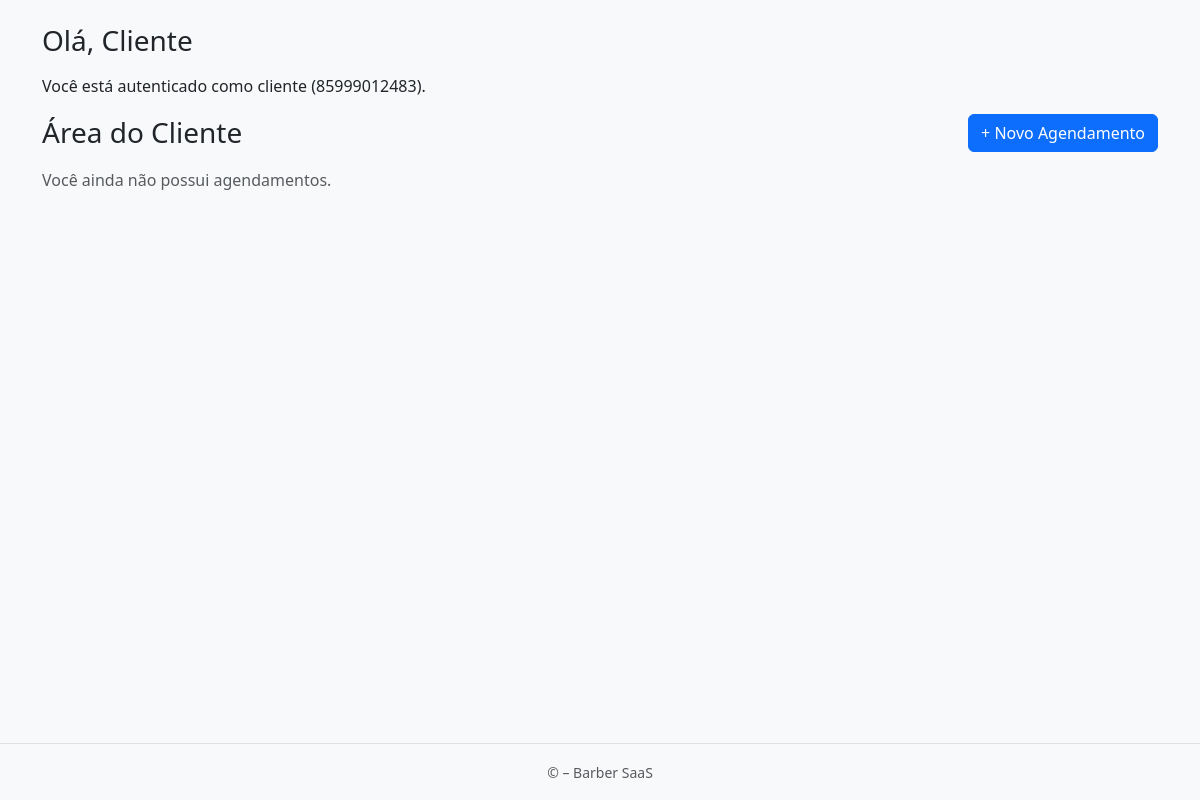
Page /client/dashboard/ (signed in) on the earlier database version.
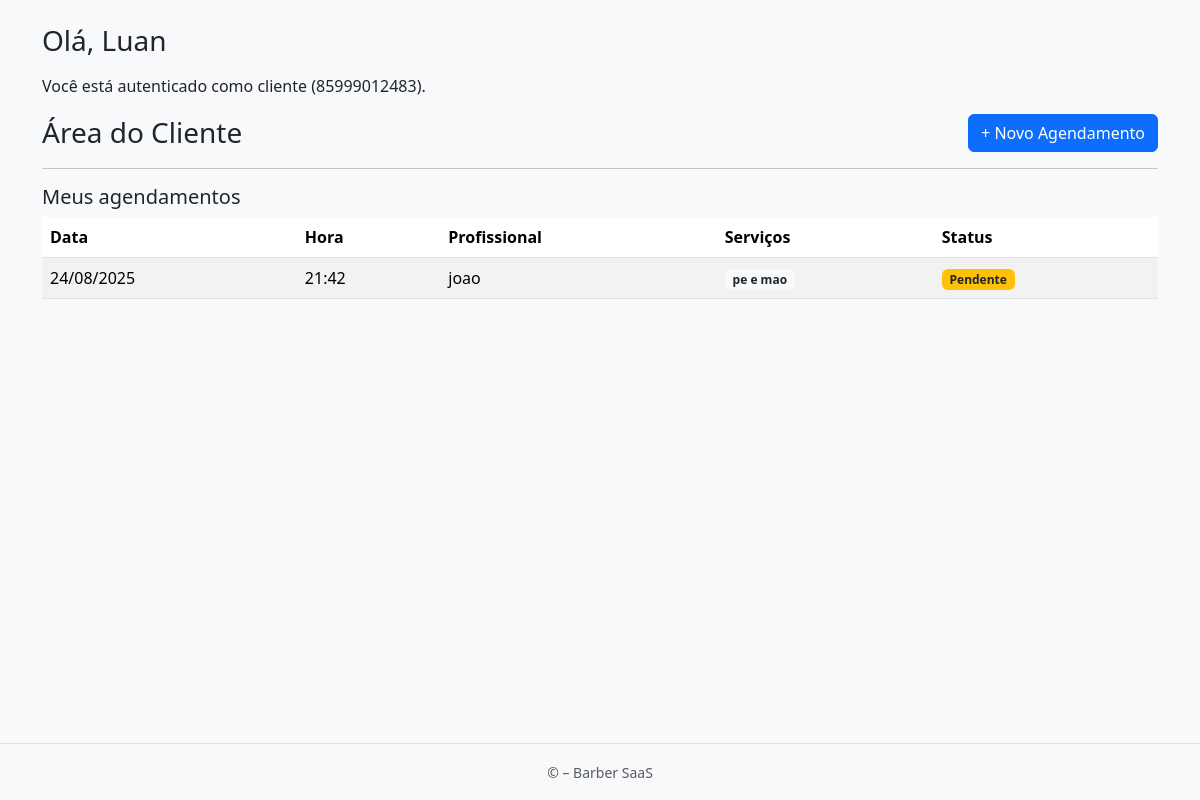
Same page on the later database version.
### apps/accounts/models.py (models this page shows, shortened)
class User(AbstractUser):
    nome = models.CharField(max_length=120, blank=True, null=True)
    sobrenome = models.CharField(max_length=120, blank=True, null=True)
    grupo = models.SlugField(max_length=150, unique=True, blank=True)  # << slug único para subdomínio
    email = models.EmailField(unique=True)
    is_owner = models.BooleanField(default=False)
    is_client = models.BooleanField(default=False)
    phone_regex = RegexValidator(r"^\+?\d{10,15}$", "Informe telefone no formato internacional, ex.: +5585...")
    phone = models.CharField(max_length=17, blank=True, null=True, validators=[phone_regex])
    full_name = models.CharField(max_length=120, blank=True, null=True)
    USERNAME_FIELD = "email"
    REQUIRED_FIELDS = []
    objects = UserManager()

### apps/appointments/models.py (models this page shows, shortened)
class Agendamento(models.Model):
    cliente = models.ForeignKey(
        settings.AUTH_USER_MODEL,
        on_delete=models.CASCADE,
        related_name="agendamentos"
    )
    loja = models.ForeignKey("cadastro.Loja", on_delete=models.CASCADE, related_name="agendamentos")
    funcionario = models.ForeignKey("cadastro.Funcionario", on_delete=models.CASCADE, related_name="agendamentos")
    servicos = models.ManyToManyField("cadastro.Servico", related_name="agendamentos")
    data = models.DateField()
    hora = models.TimeField()
    criado_em = models.DateTimeField(auto_now_add=True)
    confirmado = models.BooleanField(default=False)

### apps/cadastro/models.py (models this page shows, shortened)
class Funcionario(models.Model):
    class Cargo(models.TextChoices):
        BARBEIRO = 'barbeiro', 'Barbeiro'
        CABELEIREIRO = 'cabeleireiro', 'Cabeleireiro(a)'
        MANICURE = 'manicure', 'Manicure/Pedicure'
        ESTETICISTA = 'esteticista', 'Esteticista'
        SOMBRANCELHA = 'sobrancelha', 'Designer de Sobrancelha'
        RECEPCAO = 'recepcao', 'Recepção'
        OUTRO = 'outro', 'Outro'
    phone_regex = RegexValidator(
        r'^\+?\d{10,15}$',
        'Informe telefone no formato internacional, ex.: +5585...'
    )
    loja = models.ForeignKey('Loja', on_delete=models.CASCADE, related_name='funcionarios')
    nome = models.CharField(max_length=120)
    cargo = models.CharField(max_length=20, choices=Cargo.choices, default=Cargo.BARBEIRO)
    email = models.EmailField(blank=True, null=True)
    telefone = models.CharField(max_length=17, blank=True, null=True, validators=[phone_regex])
    slug = models.SlugField(max_length=160, blank=True)
    ativo = models.BooleanField(default=True)
    criado_em = models.DateTimeField(auto_now_add=True)
    atualizado_em = models.DateTimeField(auto_now=True)
    class Meta:
        verbose_name = 'Funcionário'
        verbose_name_plural = 'Funcionários'
        unique_together = (('loja', 'slug'),)
        ordering = ('nome',)

class Servico(models.Model):
    loja = models.ForeignKey(Loja, on_delete=models.CASCADE, related_name='servicos')
    nome = models.CharField(max_length=160)
    slug = models.SlugField(max_length=180, blank=True)
    descricao = models.TextField(blank=True)
    duracao_minutos = models.PositiveSmallIntegerField(validators=[MinValueValidator(1)], default=30)
    preco = models.DecimalField(max_digits=10, decimal_places=2, validators=[MinValueValidator(0)])
    profissionais = models.ManyToManyField('Funcionario', related_name='servicos', blank=True)
    ativo = models.BooleanField(default=True)
    criado_em = models.DateTimeField(auto_now_add=True)
    atualizado_em = models.DateTimeField(auto_now=True)
    class Meta:
        verbose_name = "Serviço"
        verbose_name_plural = "Serviços"
        ordering = ("nome",)
        unique_together = (("loja", "slug"),)

### apps/accounts/views.py (the view)
# urls.py: path('client/dashboard/', views.client_dashboard, name='client_dashboard'),
@login_required
def client_dashboard(request):
    loja = None
    shop_slug = request.session.get('shop_slug') or request.GET.get('shop')
    if shop_slug:
        from apps.cadastro.models import Loja
        loja = Loja.objects.filter(slug=shop_slug, ativa=True).first()
    agendamentos = Agendamento.objects.filter(cliente=request.user)
    if loja:
        agendamentos = agendamentos.filter(loja=loja)
    agendamentos = agendamentos.select_related("funcionario", "loja").prefetch_related("servicos").order_by("-data", "-hora")
    return render(
        request,
        "accounts/client_dashboard.html",
        {
            "loja": loja,
            "agendamentos": agendamentos,
        }
    )

### apps/accounts/templates/accounts/client_dashboard.html (shortened to what this page needs)
{% extends "accounts/base_client.html" %}
{% block content %}
<h3 class="mb-3">Olá, {{ request.user.full_name|default:"Cliente" }}</h3>
<p>Você está autenticado como cliente ({{ request.user.phone }}).</p>
<div id="client-dashboard-fragment">
  {% include "accounts/partials/client_dashboard.html" %}
</div>
{% endblock %}

### apps/accounts/templates/accounts/base_client.html (shortened to what this page needs)
<!doctype html>
<html lang="pt-BR">
<head>
  <link href="https://cdn.jsdelivr.net/npm/bootstrap@5.3.2/dist/css/bootstrap.min.css" rel="stylesheet">
</head>
<body hx-boost="true" class="bg-light d-flex flex-column min-vh-100">
  <main class="flex-grow-1 container py-4" hx-history-elt>
    {% block content %}{% endblock %}
  </main>
  <footer class="text-center text-muted py-3 border-top">
    <small>&copy; {{ now|date:"Y" }} – Barber SaaS</small>
  </footer>
</body>
</html>

### apps/accounts/templates/accounts/partials/client_dashboard.html
<div class="d-flex justify-content-between align-items-center mb-3">
  <h3 class="m-0">Área do Cliente</h3>
  <a href="{% url 'appointments:agendamento_start' %}"
     class="btn btn-primary">
    + Novo Agendamento
  </a>
</div>
{% if agendamentos %}
  <hr>
  <h5>Meus agendamentos</h5>
  <table class="table table-striped">
    <thead>
      <tr>
        <th>Data</th>
        <th>Hora</th>
        <th>Profissional</th>
        <th>Serviços</th>
        <th>Status</th>
      </tr>
    </thead>
    <tbody>
      {% for ag in agendamentos %}
      <tr>
        <td>{{ ag.data|date:"d/m/Y" }}</td>
        <td>{{ ag.hora|time:"H:i" }}</td>
        <td>{{ ag.funcionario.nome }}</td>
        <td>
          {% for s in ag.servicos.all %}
            <span class="badge bg-light text-dark">{{ s.nome }}</span>
          {% endfor %}
        </td>
        <td>
          {% if ag.confirmado %}
            <span class="badge bg-success">Confirmado</span>
          {% else %}
            <span class="badge bg-warning text-dark">Pendente</span>
          {% endif %}
        </td>
      </tr>
      {% endfor %}
    </tbody>
  </table>
{% else %}
  <p class="text-muted">Você ainda não possui agendamentos.</p>
{% endif %}

Differences in the rows shown:
changed User: user.full_name "Cliente" → "Luan"
added Agendamento: data "24/08/2025", hora "21:42", funcionario.nome "joao", confirmado "Pendente"
added Servico: nome "pe e mao"
Other differences:
text no longer shown: "Você ainda não possui agendamentos."
text now shown: "Meus agendamentos Data Hora Profissional Serviços Status"
